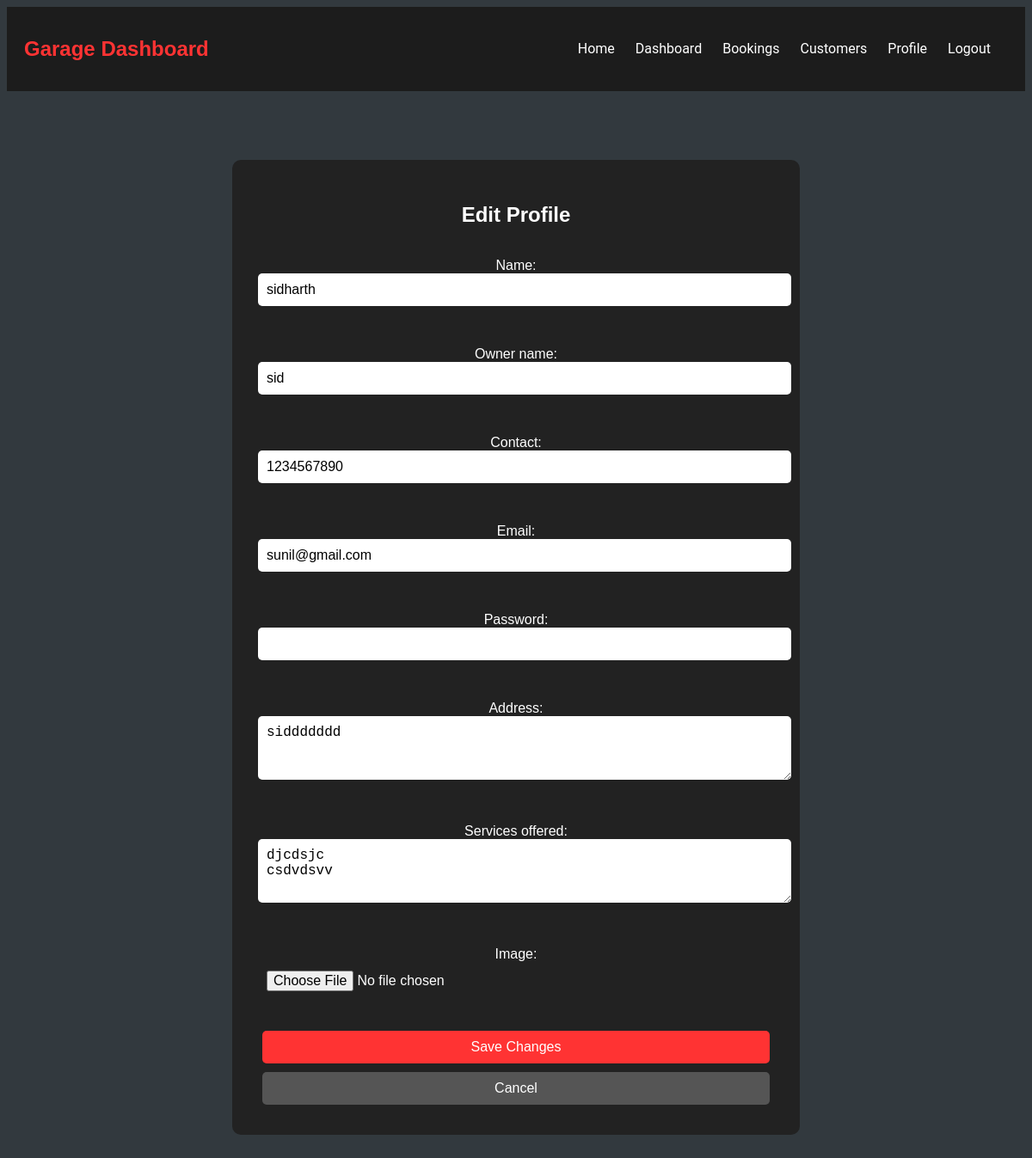
Before: /edit/ (signed in) with the older database file.
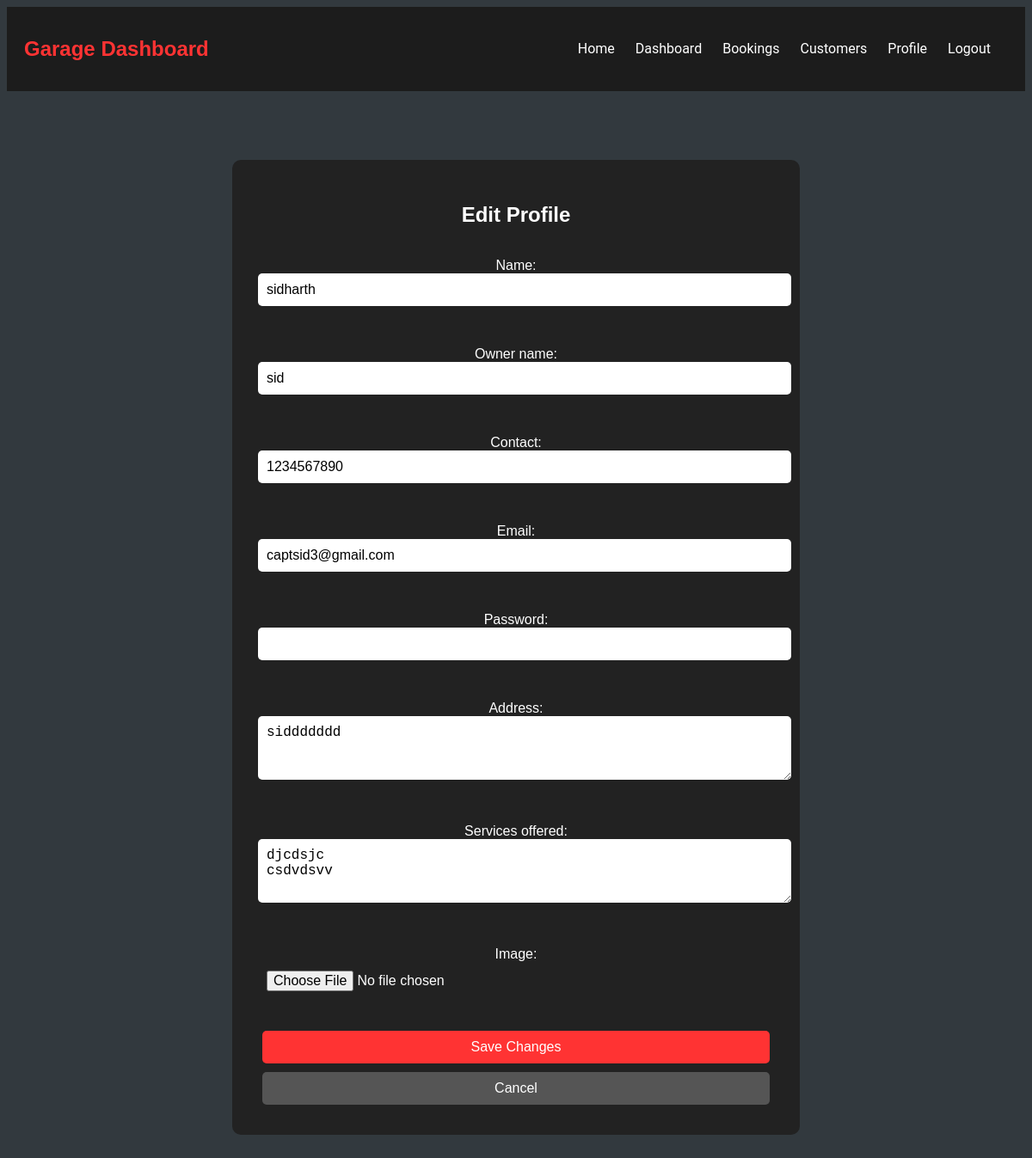
After: the same page with the newer database file.
### myapp/models.py (models this page shows, shortened)
class Garage(models.Model):
    name = models.CharField(max_length=100, unique=True)
    owner_name = models.CharField(max_length=100)
    contact = models.CharField(max_length=15, unique=True)
    email = models.EmailField(unique=True)
    password = models.CharField(max_length=100)  # Store hashed password
    address = models.TextField()
    services_offered = models.TextField()
    image = models.ImageField(null=True, blank=True, upload_to="images/")
    is_approved = models.BooleanField(default=False)  # Approval status

### myapp/views.py (the view)
# urls.py: path('edit/', views.edit_garage, name='edit_garage'),
def edit_garage(request):
    garage_id = request.session.get('garage_id')
    if not garage_id:
        return redirect('garage_owner_login')
    garage = Garage.objects.get(id=garage_id)
    if request.method == "POST":
        form = GForm(request.POST, request.FILES, instance=garage)
        if form.is_valid():
            form.save()
            return redirect('garage_dashboard')
    else:
        form = GForm(instance=garage)
    return render(request, 'garage_edit.html', {'form': form})

### myapp/forms.py
class GForm(forms.ModelForm):
    class Meta:
        model = Garage
        fields = [  # Manually list fields to exclude `is_approved`
            'name', 'owner_name', 'contact', 'email', 'password',
            'address', 'services_offered', 'image'
        ]
        widgets = {
            'name': forms.TextInput(attrs={'class': 'form-control'}),
            'owner_name': forms.TextInput(attrs={'class': 'form-control'}),
            'contact': forms.TextInput(attrs={'class': 'form-control'}),
            'email': forms.EmailInput(attrs={'class': 'form-control'}),
            'password': forms.PasswordInput(attrs={'class': 'form-control'}),
            'address': forms.Textarea(attrs={'class': 'form-control', 'rows': 3}),
            'services_offered': forms.Textarea(attrs={'class': 'form-control', 'rows': 3}),
            'image': forms.FileInput(attrs={'class': 'form-control'})
        }

### templates/garage_edit.html (shortened to what this page needs)
{% load static %}
<!DOCTYPE html>
<html lang="en">
<head>
    <link rel="stylesheet" href="{% static 'css/garage_edit.css' %}">
</head>
<body>
    <header>
        <nav>
            <h1 class="dashboard-title">Garage Dashboard</h1>
            <ul>
                <li><a href="{% url 'home' %}">Home</a></li>
                <li><a href="{% url 'garage_dashboard' %}">Dashboard</a></li>
                <li><a href="#">Bookings</a></li>
                <li><a href="#">Customers</a></li>
                <li><a href="#">Profile</a></li>
                <li><a href="{% url 'logout' %}">Logout</a></li>
            </ul>
        </nav>
    </header>
    <div class="edit-container">
        <h2>Edit Profile</h2>
        <form method="POST" enctype="multipart/form-data">
            {{ form.as_p }}
            <button type="submit" class="save-btn">Save Changes</button>
            <a href="{% url 'garage_dashboard' %}" class="cancel-btn">Cancel</a>
        </form>
    </div>
</body>
</html>

Changed rows visible on the page:
changed Garage "sidharth": email "sunil@gmail.com" → "captsid3@gmail.com"
